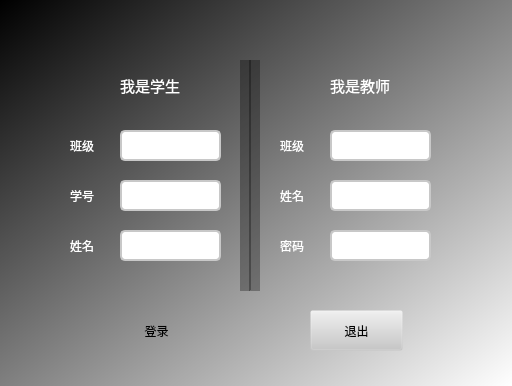
<?xml version="1.0" encoding="UTF-8"?>
<ui version="4.0">
 <class>login</class>
 <widget class="QWidget" name="login">
  <property name="geometry">
   <rect>
    <x>0</x>
    <y>0</y>
    <width>512</width>
    <height>386</height>
   </rect>
  </property>
  <property name="windowTitle">
   <string>login</string>
  </property>
  <property name="styleSheet">
   <string notr="true">background-color:qlineargradient(spread:pad, x1:0, y1:0, x2:1, y2:1, stop:0 rgba(0, 0, 0, 255), stop:1 rgba(255, 255, 255, 255))</string>
  </property>
  <widget class="QLabel" name="label">
   <property name="geometry">
    <rect>
     <x>70</x>
     <y>130</y>
     <width>41</width>
     <height>31</height>
    </rect>
   </property>
   <property name="styleSheet">
    <string notr="true">color:rgb(255, 255, 255);
/*
border:0.1em solid rgb(158, 149, 255);
border-radius:5px;
*/
background-color: rgba(32, 125, 255,0);</string>
   </property>
   <property name="text">
    <string>班级</string>
   </property>
  </widget>
  <widget class="QPushButton" name="login_2">
   <property name="geometry">
    <rect>
     <x>110</x>
     <y>310</y>
     <width>93</width>
     <height>41</height>
    </rect>
   </property>
   <property name="styleSheet">
    <string notr="true">color:rgb(0, 0, 0);
border:0.1em solid rgb(0, 0, 0);
/*
border-radius:5px;
*/
background-color: rgba(200, 200, 200,0);
border-style: outset;</string>
   </property>
   <property name="text">
    <string>登录</string>
   </property>
  </widget>
  <widget class="QLineEdit" name="tea_class">
   <property name="geometry">
    <rect>
     <x>330</x>
     <y>130</y>
     <width>101</width>
     <height>31</height>
    </rect>
   </property>
   <property name="styleSheet">
    <string notr="true">color:rgb(0, 0, 0);
border:2px solid rgb(200, 200, 200);
border-radius:5px;
background-color: rgb(255, 255, 255);</string>
   </property>
  </widget>
  <widget class="QPushButton" name="exit">
   <property name="geometry">
    <rect>
     <x>310</x>
     <y>310</y>
     <width>93</width>
     <height>41</height>
    </rect>
   </property>
   <property name="styleSheet">
    <string notr="true">color:rgb(0, 0, 0);
border:0.1em solid rgb(0, 0, 0);
/*
border-radius:5px;
*/
background-color: rgba(200, 200, 200,0);</string>
   </property>
   <property name="text">
    <string>退出</string>
   </property>
  </widget>
  <widget class="QLineEdit" name="stu_name">
   <property name="geometry">
    <rect>
     <x>120</x>
     <y>230</y>
     <width>101</width>
     <height>31</height>
    </rect>
   </property>
   <property name="styleSheet">
    <string notr="true">color:rgb(0, 0, 0);
border:2px solid rgb(200, 200, 200);
border-radius:5px;
background-color: rgb(255, 255, 255);</string>
   </property>
  </widget>
  <widget class="QLineEdit" name="tea_password">
   <property name="geometry">
    <rect>
     <x>330</x>
     <y>230</y>
     <width>101</width>
     <height>31</height>
    </rect>
   </property>
   <property name="styleSheet">
    <string notr="true">color:rgb(0, 0, 0);
border:2px solid rgb(200, 200, 200);
border-radius:5px;
background-color: rgb(255, 255, 255);</string>
   </property>
  </widget>
  <widget class="QRadioButton" name="stuRadio">
   <property name="geometry">
    <rect>
     <x>100</x>
     <y>70</y>
     <width>101</width>
     <height>31</height>
    </rect>
   </property>
   <property name="styleSheet">
    <string notr="true">font-size:15px;
color:rgb(255, 255, 255);
/*
border:0.1em solid rgb(158, 149, 255);
border-radius:5px;
*/
background-color: rgba(32, 125, 255,0);
</string>
   </property>
   <property name="text">
    <string>我是学生</string>
   </property>
  </widget>
  <widget class="QLineEdit" name="stu_class">
   <property name="geometry">
    <rect>
     <x>120</x>
     <y>130</y>
     <width>101</width>
     <height>31</height>
    </rect>
   </property>
   <property name="styleSheet">
    <string notr="true">color:rgb(0, 0, 0);
border:2px solid rgb(200, 200, 200);
border-radius:5px;
background-color: rgb(255, 255, 255);</string>
   </property>
  </widget>
  <widget class="QLabel" name="label_2">
   <property name="geometry">
    <rect>
     <x>70</x>
     <y>180</y>
     <width>41</width>
     <height>31</height>
    </rect>
   </property>
   <property name="styleSheet">
    <string notr="true">color:rgb(255, 255, 255);
/*
border:0.1em solid rgb(158, 149, 255);
border-radius:5px;
*/
background-color: rgba(32, 125, 255,0);</string>
   </property>
   <property name="text">
    <string>学号</string>
   </property>
  </widget>
  <widget class="QLineEdit" name="tea_name">
   <property name="geometry">
    <rect>
     <x>330</x>
     <y>180</y>
     <width>101</width>
     <height>31</height>
    </rect>
   </property>
   <property name="styleSheet">
    <string notr="true">color:rgb(0, 0, 0);
border:2px solid rgb(200, 200, 200);
border-radius:5px;
background-color: rgb(255, 255, 255);</string>
   </property>
  </widget>
  <widget class="QRadioButton" name="teacherRadio">
   <property name="geometry">
    <rect>
     <x>310</x>
     <y>70</y>
     <width>101</width>
     <height>31</height>
    </rect>
   </property>
   <property name="styleSheet">
    <string notr="true">font-size:15px;
color:rgb(255, 255, 255);
/*
border:0.1em solid rgb(158, 149, 255);
border-radius:5px;
*/
background-color: rgba(32, 125, 255,0);
</string>
   </property>
   <property name="text">
    <string>我是教师</string>
   </property>
  </widget>
  <widget class="QLineEdit" name="stu_id">
   <property name="geometry">
    <rect>
     <x>120</x>
     <y>180</y>
     <width>101</width>
     <height>31</height>
    </rect>
   </property>
   <property name="styleSheet">
    <string notr="true">color:rgb(0, 0, 0);
border:2px solid rgb(200, 200, 200);
border-radius:5px;
background-color: rgb(255, 255, 255);</string>
   </property>
  </widget>
  <widget class="QLabel" name="label_4">
   <property name="geometry">
    <rect>
     <x>280</x>
     <y>130</y>
     <width>41</width>
     <height>31</height>
    </rect>
   </property>
   <property name="styleSheet">
    <string notr="true">color:rgb(255, 255, 255);
/*
border:0.1em solid rgb(158, 149, 255);
border-radius:5px;
*/
background-color: rgba(32, 125, 255,0);</string>
   </property>
   <property name="text">
    <string>班级</string>
   </property>
  </widget>
  <widget class="QLabel" name="label_6">
   <property name="geometry">
    <rect>
     <x>280</x>
     <y>180</y>
     <width>41</width>
     <height>31</height>
    </rect>
   </property>
   <property name="styleSheet">
    <string notr="true">color:rgb(255, 255, 255);
/*
border:0.1em solid rgb(158, 149, 255);
border-radius:5px;
*/
background-color: rgba(32, 125, 255,0);</string>
   </property>
   <property name="text">
    <string>姓名</string>
   </property>
  </widget>
  <widget class="QLabel" name="label_5">
   <property name="geometry">
    <rect>
     <x>280</x>
     <y>230</y>
     <width>41</width>
     <height>31</height>
    </rect>
   </property>
   <property name="styleSheet">
    <string notr="true">color:rgb(255, 255, 255);
/*
border:0.1em solid rgb(158, 149, 255);
border-radius:5px;
*/
background-color: rgba(32, 125, 255,0);</string>
   </property>
   <property name="text">
    <string>密码</string>
   </property>
  </widget>
  <widget class="Line" name="line">
   <property name="geometry">
    <rect>
     <x>240</x>
     <y>60</y>
     <width>20</width>
     <height>231</height>
    </rect>
   </property>
   <property name="styleSheet">
    <string notr="true">color: rgb(255,255,255);
background-color: rgba(0%,0%,0%,30%);</string>
   </property>
   <property name="orientation">
    <enum>Qt::Vertical</enum>
   </property>
  </widget>
  <widget class="QLabel" name="label_3">
   <property name="geometry">
    <rect>
     <x>70</x>
     <y>230</y>
     <width>41</width>
     <height>31</height>
    </rect>
   </property>
   <property name="styleSheet">
    <string notr="true">color:rgb(255, 255, 255);
/*
border:0.1em solid rgb(158, 149, 255);
border-radius:5px;
*/
background-color: rgba(32, 125, 255,0);</string>
   </property>
   <property name="text">
    <string>姓名</string>
   </property>
  </widget>
 </widget>
 <layoutdefault spacing="6" margin="11"/>
 <resources/>
 <connections>
  <connection>
   <sender>login_2</sender>
   <signal>clicked()</signal>
   <receiver>login</receiver>
   <slot>sendmessage()</slot>
   <hints>
    <hint type="sourcelabel">
     <x>162</x>
     <y>331</y>
    </hint>
    <hint type="destinationlabel">
     <x>-62</x>
     <y>283</y>
    </hint>
   </hints>
  </connection>
  <connection>
   <sender>exit</sender>
   <signal>clicked()</signal>
   <receiver>login</receiver>
   <slot>returnConnect()</slot>
   <hints>
    <hint type="sourcelabel">
     <x>310</x>
     <y>323</y>
    </hint>
    <hint type="destinationlabel">
     <x>-37</x>
     <y>288</y>
    </hint>
   </hints>
  </connection>
 </connections>
 <slots>
  <slot>sendmessage()</slot>
  <slot>returnConnect()</slot>
 </slots>
</ui>
